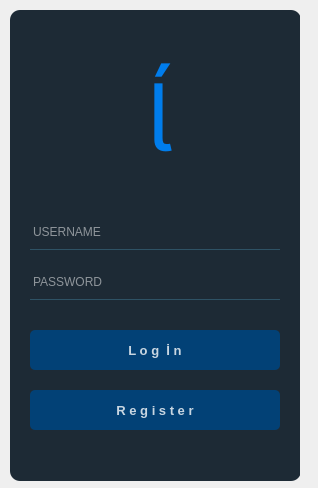
<?xml version="1.0" encoding="UTF-8"?>
<ui version="4.0">
 <class>MainWindow</class>
 <widget class="QMainWindow" name="MainWindow">
  <property name="geometry">
   <rect>
    <x>0</x>
    <y>0</y>
    <width>318</width>
    <height>488</height>
   </rect>
  </property>
  <property name="windowTitle">
   <string>MainWindow</string>
  </property>
  <property name="styleSheet">
   <string notr="true">QPushButton#pushButton{
background-color:rgba(2,65,118,255);
color:rgba(255,255,255,200);
border-radius:5px;
}
QPushButton#pushButton:pressed{
padding-left:5px;
padding-top:5px;
background-color:rgba(2,65,118,100);
background-position:calc(100% - 10px)cener;
}
QPushButton#pushButton:hover{
background-color:rgba(2,65,118,200);
}


QPushButton#pushButton_2{
background-color:rgba(2,65,118,255);
color:rgba(255,255,255,200);
border-radius:5px;
}
QPushButton#pushButton_2:pressed{
padding-left:5px;
padding-top:5px;
background-color:rgba(2,65,118,100);
background-position:calc(100% - 10px)cener;
}
QPushButton#pushButton_2:hover{
background-color:rgba(2,65,118,200);
}</string>
  </property>
  <widget class="QWidget" name="centralwidget">
   <widget class="QWidget" name="widget" native="true">
    <property name="geometry">
     <rect>
      <x>10</x>
      <y>10</y>
      <width>290</width>
      <height>511</height>
     </rect>
    </property>
    <widget class="QLineEdit" name="username">
     <property name="geometry">
      <rect>
       <x>20</x>
       <y>210</y>
       <width>250</width>
       <height>30</height>
      </rect>
     </property>
     <property name="styleSheet">
      <string notr="true">background-color:rgba(0,0,0,0);
border:1px solid rgba(0,0,0,0);
border-bottom-color:rgba(46,82,101,255);
color:rgba(255,255,255);
padding-bottom:7px
</string>
     </property>
     <property name="placeholderText">
      <string>USERNAME</string>
     </property>
    </widget>
    <widget class="QLineEdit" name="password">
     <property name="geometry">
      <rect>
       <x>20</x>
       <y>260</y>
       <width>250</width>
       <height>30</height>
      </rect>
     </property>
     <property name="styleSheet">
      <string notr="true">background-color:rgba(0,0,0,0);
border:1px solid rgba(0,0,0,0);
border-bottom-color:rgba(46,82,101,255);
color:rgba(255,255,255);
padding-bottom:7px
</string>
     </property>
     <property name="echoMode">
      <enum>QLineEdit::Password</enum>
     </property>
     <property name="placeholderText">
      <string>PASSWORD</string>
     </property>
    </widget>
    <widget class="QPushButton" name="pushButton">
     <property name="geometry">
      <rect>
       <x>20</x>
       <y>320</y>
       <width>250</width>
       <height>40</height>
      </rect>
     </property>
     <property name="font">
      <font>
       <pointsize>10</pointsize>
       <weight>75</weight>
       <bold>true</bold>
      </font>
     </property>
     <property name="styleSheet">
      <string notr="true"/>
     </property>
     <property name="text">
      <string>L o g  İ n</string>
     </property>
     <property name="autoDefault">
      <bool>true</bool>
     </property>
    </widget>
    <widget class="QLabel" name="label_2">
     <property name="geometry">
      <rect>
       <x>60</x>
       <y>30</y>
       <width>180</width>
       <height>150</height>
      </rect>
     </property>
     <property name="font">
      <font>
       <family>dripicons-v2</family>
       <pointsize>70</pointsize>
      </font>
     </property>
     <property name="styleSheet">
      <string notr="true">color:rgba(0,125,236,255)</string>
     </property>
     <property name="text">
      <string></string>
     </property>
     <property name="alignment">
      <set>Qt::AlignCenter</set>
     </property>
    </widget>
    <widget class="QPushButton" name="pushButton_2">
     <property name="geometry">
      <rect>
       <x>20</x>
       <y>380</y>
       <width>250</width>
       <height>40</height>
      </rect>
     </property>
     <property name="font">
      <font>
       <pointsize>10</pointsize>
       <weight>75</weight>
       <bold>true</bold>
      </font>
     </property>
     <property name="styleSheet">
      <string notr="true">QPushButton#pushButton{
background-color:rgba(2,65,118,255);
color:rgba(255,255,255,200);
border-radius:5px;
}
QPushButton#pushButton:pressed{
padding-left:5px;
padding-top:5px;
background-color:rgba(2,65,118,100);
background-position:calc(100% - 10px)cener;
}
QPushButton#pushButton:hover{
background-color:rgba(2,65,118,200);
}</string>
     </property>
     <property name="text">
      <string>R e g i s t e r</string>
     </property>
     <property name="checkable">
      <bool>false</bool>
     </property>
     <property name="autoRepeat">
      <bool>false</bool>
     </property>
    </widget>
    <widget class="QLabel" name="label">
     <property name="geometry">
      <rect>
       <x>0</x>
       <y>0</y>
       <width>291</width>
       <height>471</height>
      </rect>
     </property>
     <property name="font">
      <font>
       <pointsize>8</pointsize>
       <weight>50</weight>
       <bold>false</bold>
      </font>
     </property>
     <property name="styleSheet">
      <string notr="true">background-color:rgba(16,30,41,240);
border-radius:10px;
</string>
     </property>
     <property name="text">
      <string/>
     </property>
    </widget>
    <zorder>label</zorder>
    <zorder>username</zorder>
    <zorder>password</zorder>
    <zorder>pushButton</zorder>
    <zorder>label_2</zorder>
    <zorder>pushButton_2</zorder>
   </widget>
  </widget>
 </widget>
 <resources/>
 <connections/>
</ui>
